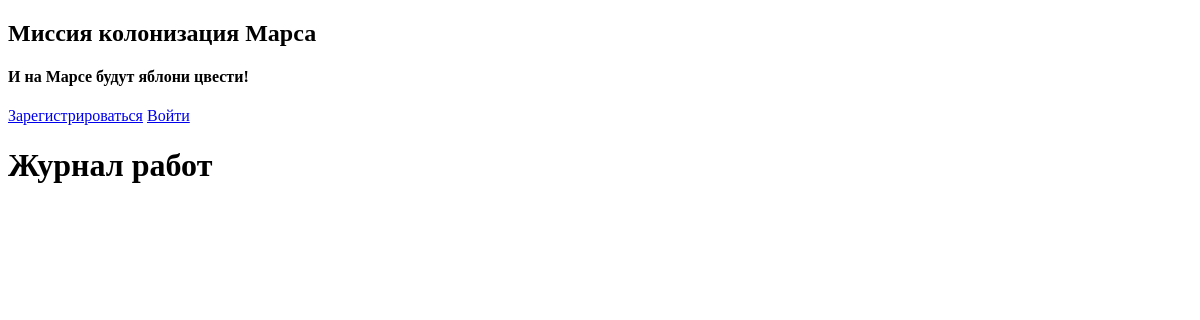
/job_list, run on an earlier commit of the app's database.
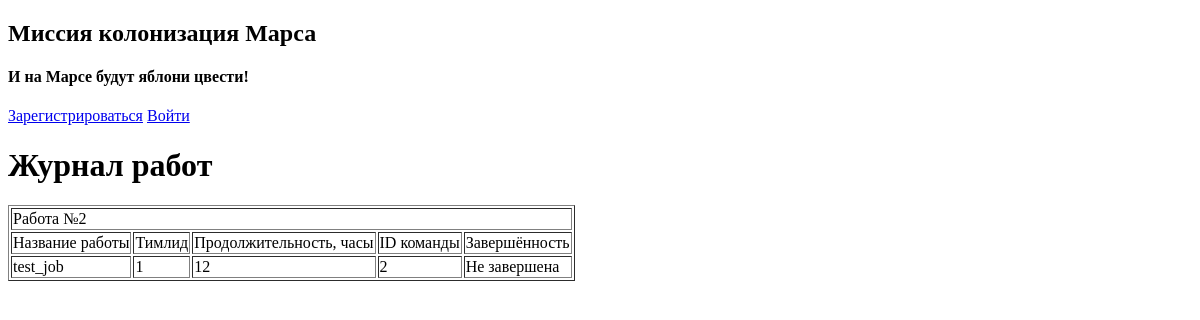
And on a later commit of the database.
### data/jobs.py (models this page shows)
class Jobs(SqlAlchemyBase, SerializerMixin):
    __tablename__ = 'jobs'
    id = sqlalchemy.Column(sqlalchemy.Integer,
                           primary_key=True, autoincrement=True)
    team_leader = sqlalchemy.Column(sqlalchemy.Integer,
                                    sqlalchemy.ForeignKey('users.id'))
    job = sqlalchemy.Column(sqlalchemy.String)
    work_size = sqlalchemy.Column(sqlalchemy.Integer)
    collaborators = sqlalchemy.Column(sqlalchemy.String)
    start_date = sqlalchemy.Column(sqlalchemy.String)
    end_date = sqlalchemy.Column(sqlalchemy.String)
    is_finished = sqlalchemy.Column(sqlalchemy.Boolean)

### main.py (the view)
    @app.route('/job_list', methods=['GET'])
    def job_list():
        db_sess = db_session.create_session()
        jobs = db_sess.query(Jobs).all()
        return render_template('job_list.html', title='Список работ', jobs=jobs)

### data/db_session.py (called while the page is built)
def create_session() -> Session:
    global __factory
    return __factory()

### templates/job_list.html
{% extends "base.html" %}
{% block content %}
<h1>Журнал работ</h1>
{% for job in jobs%}
    <table border="1">
        <tr>
            <td colspan="5">Работа №{{job.id}}</td>
        </tr>
        <tr>
            <td>Название работы</td>
            <td>Тимлид</td>
            <td>Продолжительность, часы</td>
            <td>ID команды</td>
            <td>Завершённость</td>
        </tr>
        <tr>
            <td>{{job.job}}</td>
            <td>{{job.team_leader}}</td>
            <td>{{job.work_size}}</td>
            <td>{{job.collaborators}}</td>
            <td>
                {% if job.is_finished == 1 %}
                    Завершена
                {% else %}
                    Не завершена
                {% endif %}
            </td>
        </tr>
    </table>
{% endfor %}
{% endblock %}

What changed in the data, as far as the page shows it:
added Jobs: id "2", job "test_job", team_leader "1", work_size "12", collaborators "2", is_finished "Не завершена"
